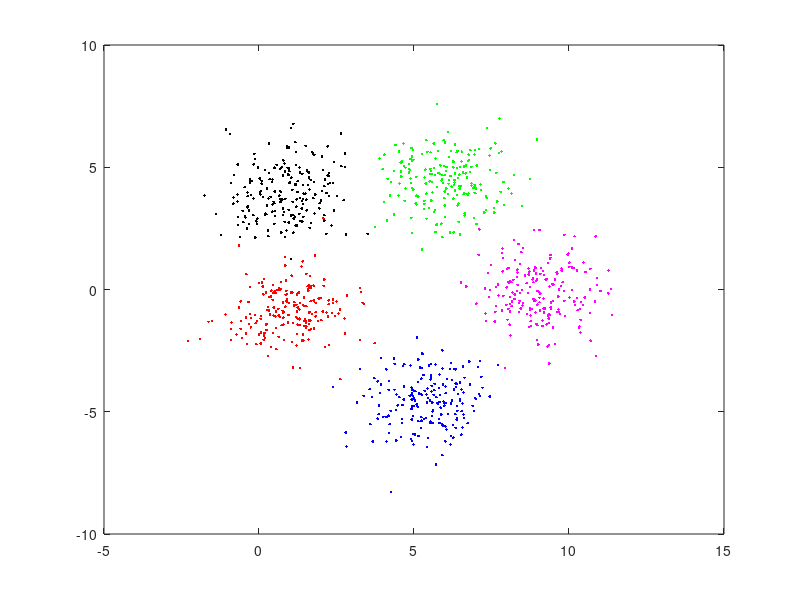

Source code (MATLAB):
Sigma = [1, 0; 0, 1];
mu1 = [1, -1]; 
x1 = mvnrnd(mu1, Sigma, 200);
mu2 = [5.5, -4.5];
x2 = mvnrnd(mu2, Sigma, 200);
mu3 = [1, 4]; 
x3 = mvnrnd(mu3, Sigma, 200);
mu4 = [6, 4.5]; 
x4 = mvnrnd(mu4, Sigma, 200);
mu5 = [9, 0.0]; 
x5 = mvnrnd(mu5, Sigma, 200);
% obtain the 1000 data points to be clustered 
X = [x1; x2; x3; x4; x5];
% Show the data point 
plot(x1(:,1), x1(:,2), 'r.'); hold on;
plot(x2(:,1), x2(:,2), 'b.');
plot(x3(:,1), x3(:,2), 'k.');
plot(x4(:,1), x4(:,2), 'g.');
plot(x5(:,1), x5(:,2), 'm.');
